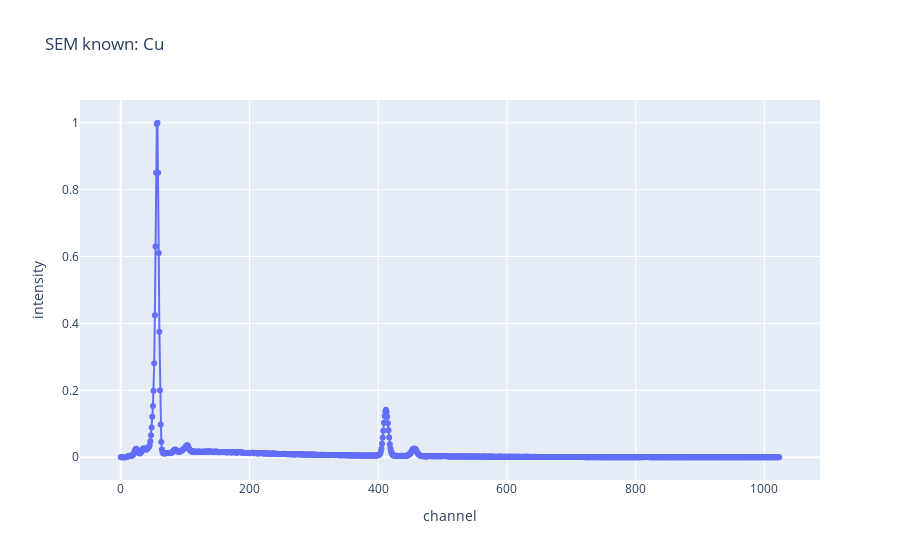

Notebook code cell kept with this figure:
### Code cell
# plotting the spectrum with channels as x-axis

fig_intitial = plotly_plot(
    x=s["channel"],
    y=s["intensity"],
    title=s["name"],
    xaxis_title="channel",
    yaxis_title="intensity",
)
fig_intitial.show()

print(
    f"Check if the peaks in s['peaks_channel'] are in the right place in the plot here: {s['peaks_channel']}"
)
print(
    "The two first peaks are the ones we will use for calibration later, ie. the ones we know the energy of."
)
print(
    f"You have specified s['peaks_keV'] as: {s['peaks_keV']} keV, and are named {s['peaks_names']}"
)

### Figure 1 — Plotly figure (JSON) as saved in the notebook; plotly's stock layout.template omitted (floating-point values rounded to 4 significant figures; data arrays with more than 128 entries replaced by an {"elided": "..."} marker saying what was removed)
{"data": [{"mode": "lines+markers", "name": "raw data", "type": "scatter", "x": {"elided": "1024 int values"}, "y": {"elided": "1024 float values"}}], "layout": {"legend": {"title": {"text": "Legend"}}, "title": {"text": "SEM known: Cu"}, "xaxis": {"title": {"text": "channel"}}, "yaxis": {"title": {"text": "intensity"}}}}
